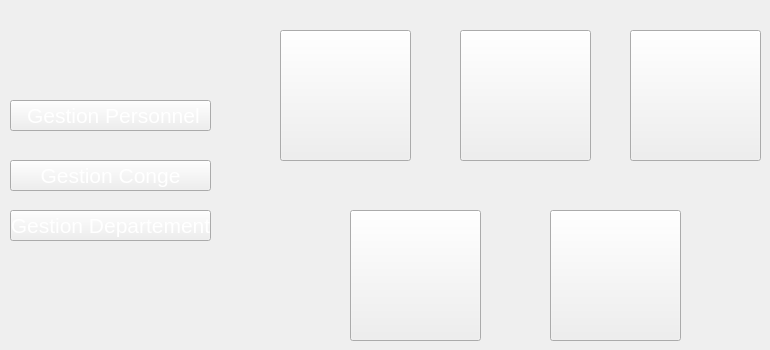
   <widget class="QWidget" name="page">
    <widget class="QPushButton" name="pushButton">
     <property name="geometry">
      <rect>
       <x>280</x>
       <y>30</y>
       <width>131</width>
       <height>131</height>
      </rect>
     </property>
     <property name="styleSheet">
      <string notr="true">image: url(:/new/prefix1/img/icon-ajout2.png);</string>
     </property>
     <property name="text">
      <string/>
     </property>
    </widget>
    <widget class="QPushButton" name="pushButton_2">
     <property name="geometry">
      <rect>
       <x>460</x>
       <y>30</y>
       <width>131</width>
       <height>131</height>
      </rect>
     </property>
     <property name="styleSheet">
      <string notr="true">image: url(:/new/prefix1/img/icon-modif2 (1).png);</string>
     </property>
     <property name="text">
      <string/>
     </property>
    </widget>
    <widget class="QPushButton" name="pushButton_3">
     <property name="geometry">
      <rect>
       <x>630</x>
       <y>30</y>
       <width>131</width>
       <height>131</height>
      </rect>
     </property>
     <property name="styleSheet">
      <string notr="true">image: url(:/new/prefix1/img/icon-supp2 (1).png);</string>
     </property>
     <property name="text">
      <string/>
     </property>
    </widget>
    <widget class="QPushButton" name="pushButton_4">
     <property name="geometry">
      <rect>
       <x>350</x>
       <y>210</y>
       <width>131</width>
       <height>131</height>
      </rect>
     </property>
     <property name="styleSheet">
      <string notr="true">image: url(:/new/prefix1/img/icon-afficher2.png);</string>
     </property>
     <property name="text">
      <string/>
     </property>
    </widget>
    <widget class="QPushButton" name="pushButton_5">
     <property name="geometry">
      <rect>
       <x>550</x>
       <y>210</y>
       <width>131</width>
       <height>131</height>
      </rect>
     </property>
     <property name="styleSheet">
      <string notr="true">image: url(:/new/prefix1/img/8774.png);
image: url(:/new/prefix1/img/8774 - Copy.png);</string>
     </property>
     <property name="text">
      <string/>
     </property>
    </widget>
    <widget class="QPushButton" name="personnel1">
     <property name="geometry">
      <rect>
       <x>10</x>
       <y>100</y>
       <width>201</width>
       <height>31</height>
      </rect>
     </property>
     <property name="font">
      <font>
       <pointsize>16</pointsize>
       <weight>50</weight>
       <bold>false</bold>
      </font>
     </property>
     <property name="styleSheet">
      <string notr="true">color: rgb(255, 255, 255);
background-image: url(:/new/prefix1/img/selected2.png);</string>
     </property>
     <property name="text">
      <string> Gestion Personnel</string>
     </property>
    </widget>
    <widget class="QPushButton" name="conge1">
     <property name="geometry">
      <rect>
       <x>10</x>
       <y>160</y>
       <width>201</width>
       <height>31</height>
      </rect>
     </property>
     <property name="font">
      <font>
       <pointsize>16</pointsize>
       <weight>50</weight>
       <bold>false</bold>
      </font>
     </property>
     <property name="styleSheet">
      <string notr="true">color: rgb(255, 255, 255);
</string>
     </property>
     <property name="text">
      <string>Gestion Conge</string>
     </property>
    </widget>
    <widget class="QPushButton" name="pushButton_47">
     <property name="geometry">
      <rect>
       <x>10</x>
       <y>210</y>
       <width>201</width>
       <height>31</height>
      </rect>
     </property>
     <property name="font">
      <font>
       <pointsize>16</pointsize>
       <weight>50</weight>
       <bold>false</bold>
      </font>
     </property>
     <property name="styleSheet">
      <string notr="true">color: rgb(255, 255, 255);
</string>
     </property>
     <property name="text">
      <string>Gestion Departement</string>
     </property>
    </widget>
   </widget>
